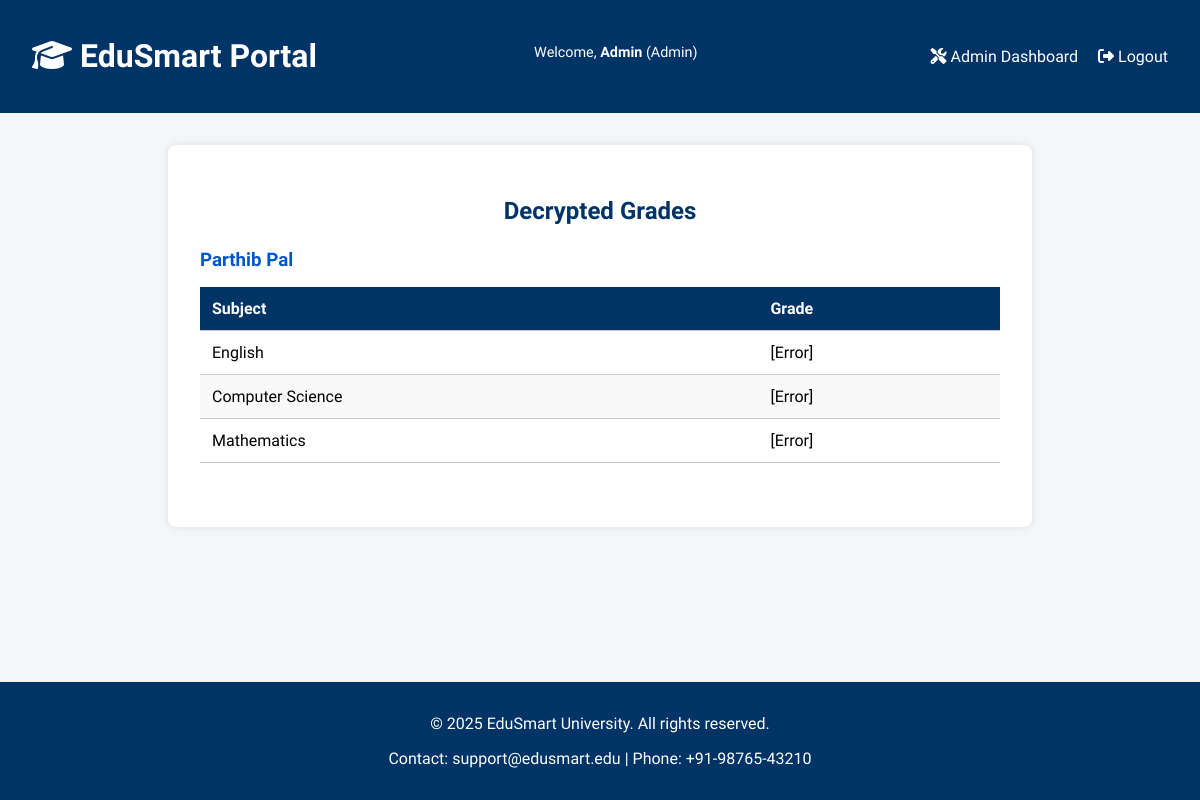
/view_grades (signed in), run on an earlier commit of the app's database.
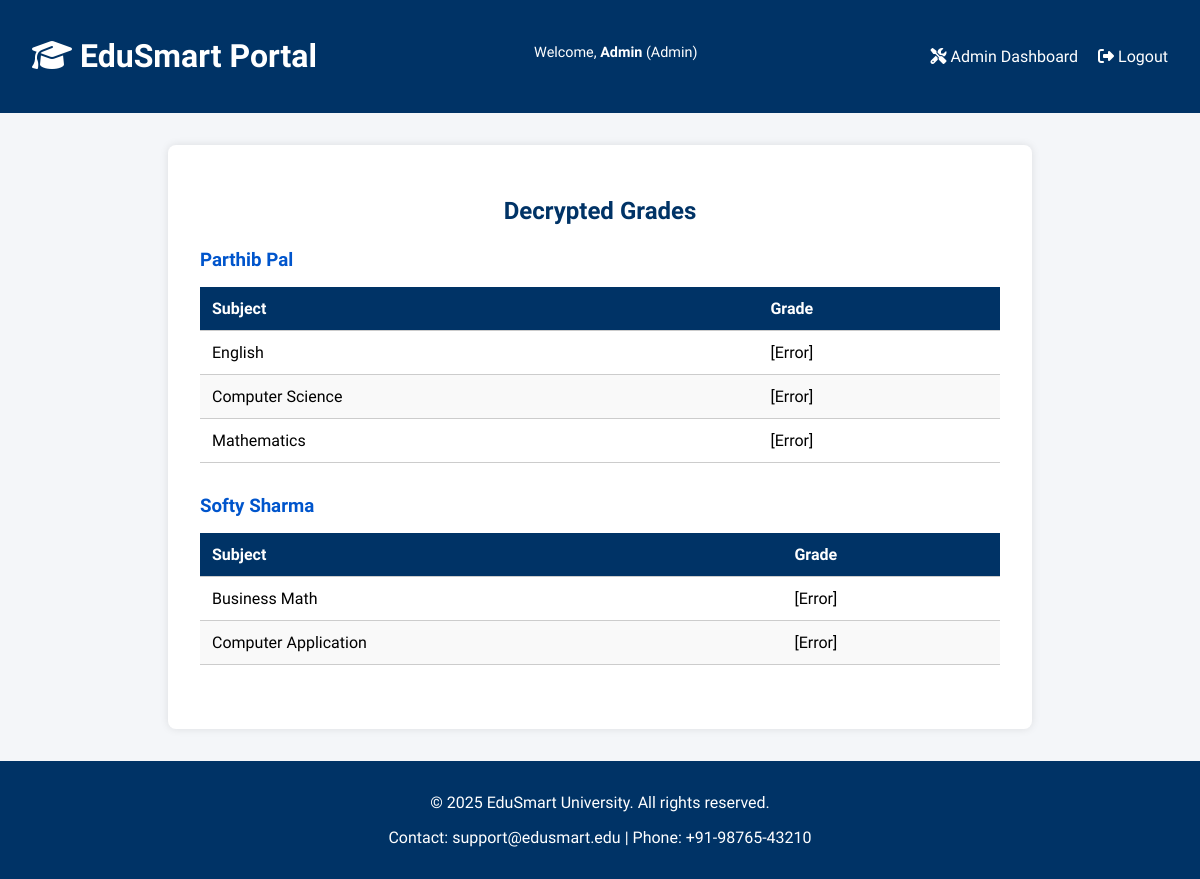
And on a later commit of the database.
### tables this page shows
CREATE TABLE grades (
            id INTEGER PRIMARY KEY AUTOINCREMENT,
            student_name TEXT,
            student_email TEXT,
            subject TEXT,
            encrypted_grade BLOB
        );

### app.py (the view)
@app.route('/view_grades')
def view_grades():
    if 'username' not in session or session['role'] != 'admin':
        flash('Access denied.', 'danger')
        return redirect(url_for('login'))
    conn = sqlite3.connect('database/edusmart.db')
    c = conn.cursor()
    c.execute("SELECT student_name, subject, encrypted_grade FROM grades")
    rows = c.fetchall()
    conn.close()
    grouped = {}
    for student_name, subject, encrypted_grade in rows:
        try:
            grade = decrypt_data(encrypted_grade)
        except Exception as e:
            grade = "[Error]"
            print(f"Decryption failed for {student_name} - {subject}: {e}")
        grouped.setdefault(student_name, []).append((subject, grade))
    return render_template('view_grades.html', grouped_grades=grouped)

### utils/encryption.py (called while the page is built)
def load_key():
    with open(KEY_PATH, 'rb') as key_file:
        return key_file.read()

def decrypt_data(token: bytes) -> str:
    try:
        key = load_key()
        f = Fernet(key)
        return f.decrypt(token).decode()
    except InvalidToken:
        return "[Invalid or corrupted data]"

### templates/view_grades.html (shortened to what this page needs)
{% extends 'base.html' %}
{% block content %}
<div class="grades-container">
  <h2>Decrypted Grades</h2>
  {% for student_name, subjects in grouped_grades.items() %}
    <div class="student-block">
      <h3>{{ student_name }}</h3>
      <table class="grades-table">
        <thead>
          <tr>
            <th>Subject</th>
            <th>Grade</th>
          </tr>
        </thead>
        <tbody>
          {% for subject, grade in subjects %}
          <tr>
            <td>{{ subject }}</td>
            <td>{{ grade }}</td>
          </tr>
          {% endfor %}
        </tbody>
      </table>
    </div>
  {% endfor %}
</div>
{% endblock %}

### templates/base.html (shortened to what this page needs)
<!DOCTYPE html>
<html lang="en">
<head>
  <link rel="stylesheet" href="{{ url_for('static', filename='style.css') }}">
  <link rel="stylesheet" href="https://cdnjs.cloudflare.com/ajax/libs/font-awesome/6.5.0/css/all.min.css">
</head>
<body>
  <header>
    <div class="nav-bar">
      <h1><i class="fas fa-graduation-cap"></i> EduSmart Portal</h1>
      {% if session.username %}
        <p class="user-info">
          Welcome, <strong>{{ session.username }}</strong> ({{ session.role | capitalize }})
        </p>
        <nav>
          {% if session.role == 'admin' %}
            <a href="{{ url_for('admin_dashboard') }}"><i class="fas fa-tools"></i> Admin Dashboard</a>
          {% elif session.role == 'lecturer' %}
            <a href="{{ url_for('lecturer_dashboard') }}"><i class="fas fa-chalkboard-teacher"></i> Lecturer Dashboard</a>
          {% elif session.role == 'student' %}
            <a href="{{ url_for('student_dashboard') }}"><i class="fas fa-user-graduate"></i> Student Dashboard</a>
          {% endif %}
          <a href="{{ url_for('logout') }}"><i class="fas fa-sign-out-alt"></i> Logout</a>
        </nav>
      {% else %}
        <nav>
          <a href="{{ url_for('home') }}"><i class="fas fa-home"></i> Home</a>
          <a href="{{ url_for('login') }}"><i class="fas fa-sign-in-alt"></i> Login</a>
          <a href="{{ url_for('register') }}"><i class="fas fa-user-plus"></i> Register</a>
        </nav>
      {% endif %}
    </div>
  </header>
  <main>
    {% block content %}{% endblock %}
  </main>
  <footer>
    <p>&copy; 2025 EduSmart University. All rights reserved.</p>
    <p>Contact: support@edusmart.edu | Phone: +91-98765-43210</p>
  </footer>
</body>
</html>

### static/style.css (style rules this page uses)
html,body { font-family: 'Segoe UI', sans-serif; background-color: #f4f6f9; margin: 0; padding: 0; height: 100%; display: flex; flex-direction: column; }
header { background-color: #003366; color: white; padding: 1em 2em; }
.nav-bar { display: flex; justify-content: space-between; align-items: center; flex-wrap: wrap; }
nav a { margin-left: 1em; color: white; text-decoration: none; font-weight: 500; }
.user-info { font-size: 0.9em; margin-top: 0.5em; }
main { padding: 2em; flex: 1; }
footer { background-color: #003366; color: white; text-align: center; padding: 1em; }
table { width: 100%; border-collapse: collapse; margin-top: 1em; }
th, td { padding: 0.75em; border-bottom: 1px solid #ccc; text-align: left; }
th { background-color: #003366; color: white; }
tr:nth-child(even) { background-color: #f9f9f9; }

### templates/view_grades.html (style rules this page uses)
.grades-container { background: white; padding: 2em; border-radius: 8px; box-shadow: 0 0 8px rgba(0,0,0,0.1); max-width: 800px; margin: 0 auto; }
.grades-container h2 { color: #003366; margin-bottom: 1em; text-align: center; }
.student-block { margin-bottom: 2em; }
.student-block h3 { color: #0055cc; margin-bottom: 0.5em; }
.grades-table { width: 100%; border-collapse: collapse; }
.grades-table th, .grades-table td { padding: 0.75em; text-align: left; border-bottom: 1px solid #ccc; }
.grades-table th { background-color: #003366; color: white; }
.grades-table tr:nth-child(even) { background-color: #f9f9f9; }

What changed in the data, as far as the page shows it:
added grades: student_name "Softy Sharma", subject "Business Math", grade "[Error]"
added grades: subject "Computer Application", grade "[Error]", shown under "Softy Sharma"
